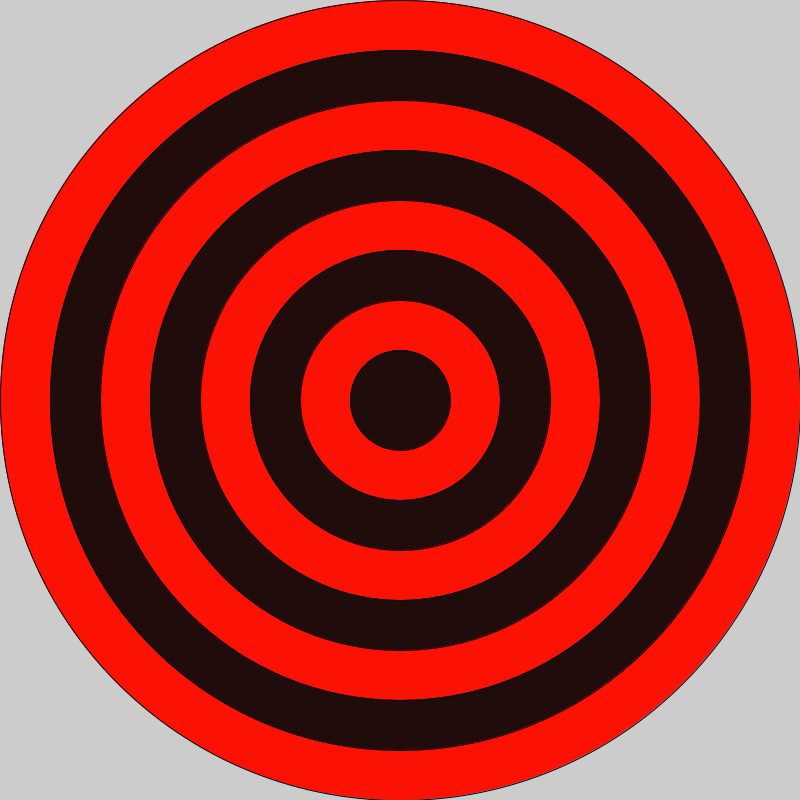
Frame 1 (no input)
Frame 60 (the mouse pressed at the canvas centre just before this capture): identical to frame 1, image omitted
Frame 120 (the mouse held since frame 60 and released just before this capture): identical to frame 1, image omitted

The Processing sketch that drew this single still picture (run headless with seeded random() and noise(); from frame 60 on, the mouse is pressed at the canvas centre):

// Processing sketch: Bullseye
// ── Bullseye.pde
int size = 800;
void setup(){
  size(800,800);
  for(int i=1;i<9;i++){
    if(i%2==0){
      fill(#1F0C0B);
    }
    else{
     fill(#FC1205); 
    }
    ellipse(400,400,size,size);
    size-=100;
  }
}

void draw(){
  
} 
